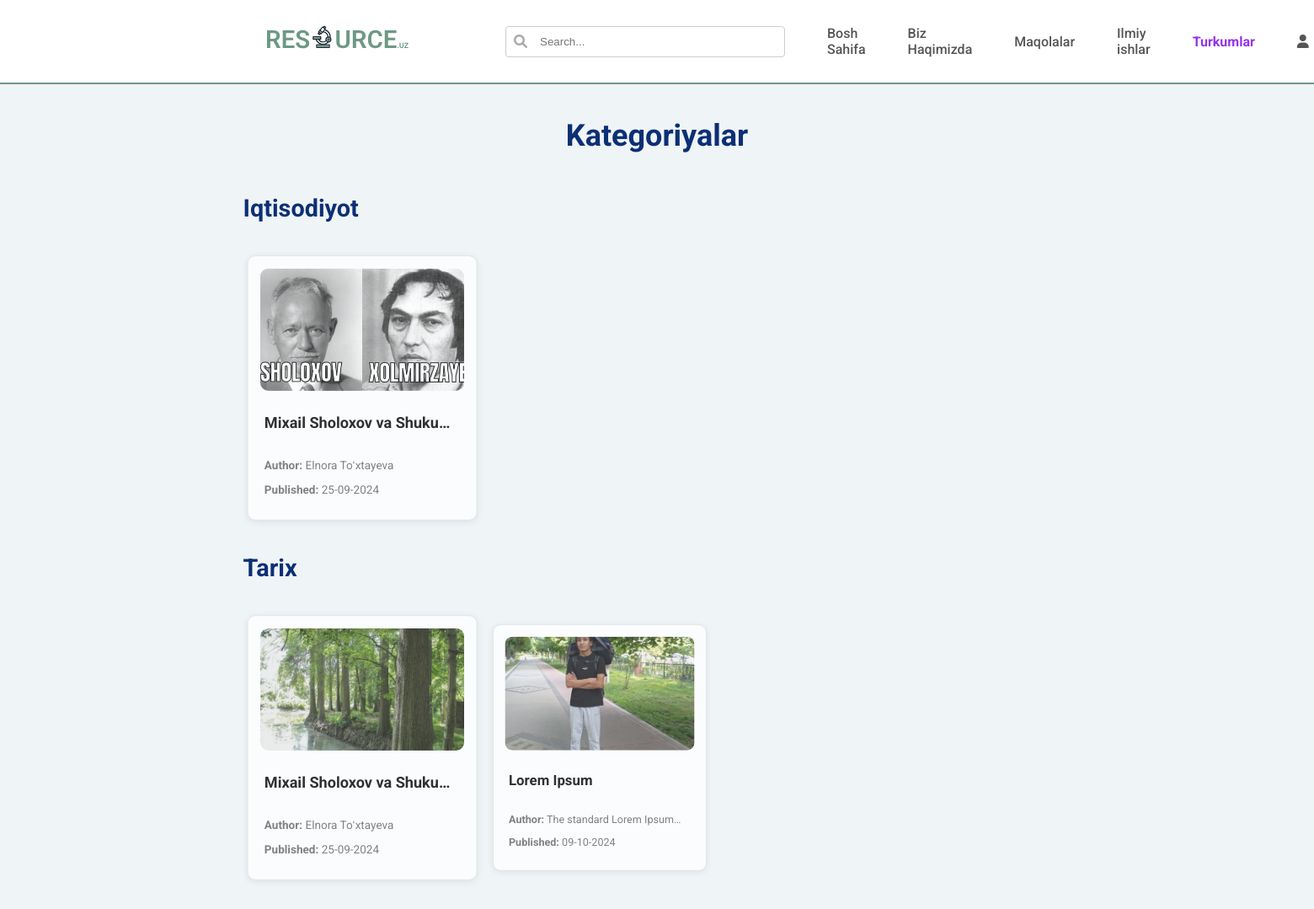
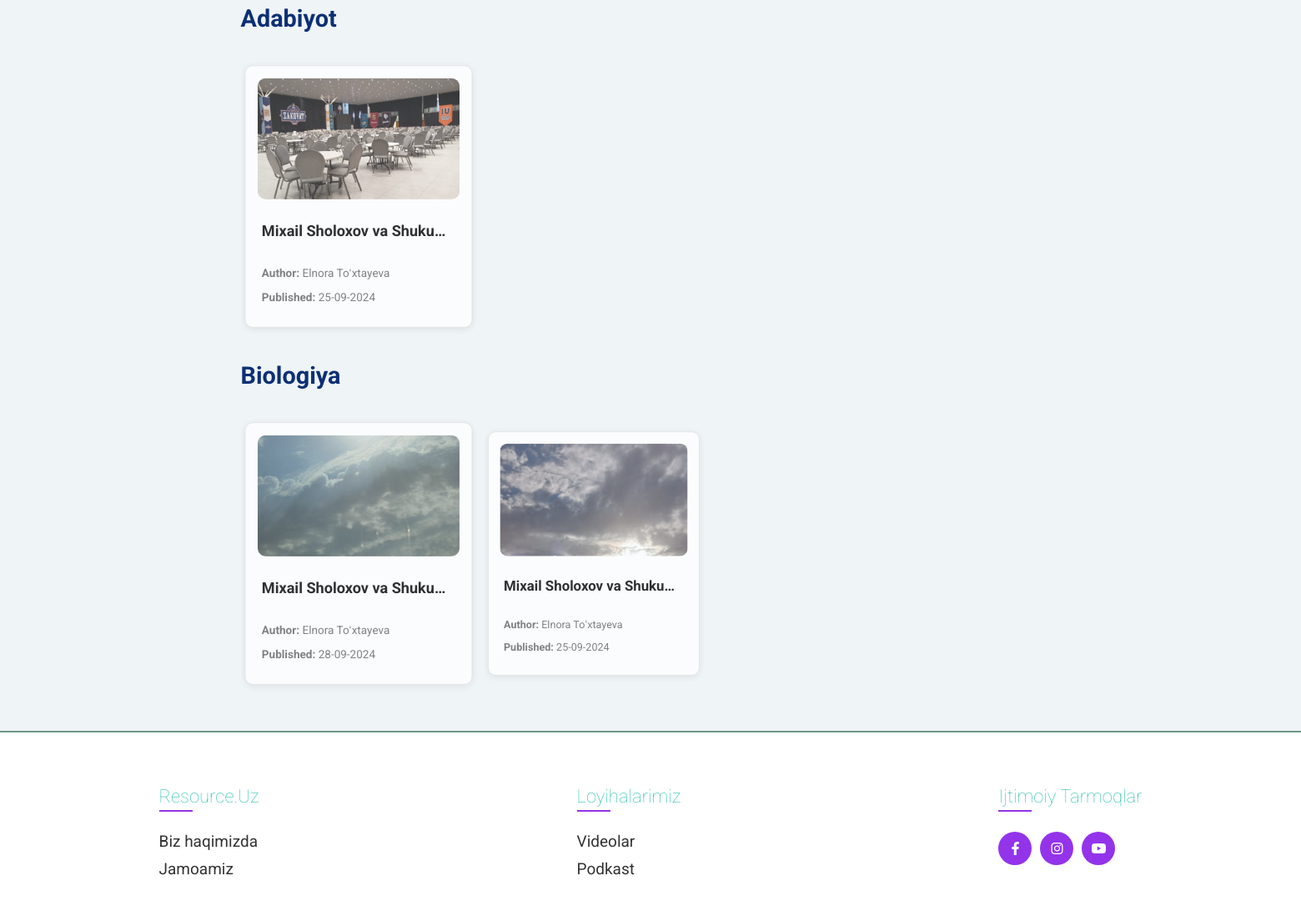
Page /categories/ on the committed database (2 pictures, top to bottom).
### articles/models.py (models this page shows, shortened)
class Category(models.Model):
    name = models.CharField(max_length=100)

class Article(models.Model):
    title = models.CharField(max_length=200)
    slug = models.SlugField(max_length=200, unique=True, blank=True)  # Set unique=True
    content = RichTextField()
    author = models.CharField(max_length=100)
    published_date = models.DateTimeField(default=timezone.now)
    category = models.ForeignKey(Category, on_delete=models.CASCADE)
    views = models.PositiveIntegerField(default=0)  # Add views field
    reading_time = models.IntegerField(blank=True, null=True)
    keywords = models.CharField(max_length=200, blank=True)
    image = models.ImageField(upload_to='articles/images/', blank=True, null=True)

class Research(models.Model):
    title = models.CharField(max_length=200)
    slug = models.SlugField(max_length=200, unique=True, blank=True)  # Set unique=True
    abstract = models.TextField(default="")
    content_file = models.FileField(upload_to='research/content/', blank=True, null=True)
    author = models.CharField(max_length=100)
    published_date = models.DateTimeField(default=timezone.now)
    category = models.ForeignKey(Category, on_delete=models.CASCADE)
    views = models.PositiveIntegerField(default=0)  # Add views field
    keywords = models.CharField(max_length=200, blank=True)
    image = models.ImageField(upload_to='research/images/', blank=True, null=True)

### articles/views.py (the view)
# urls.py: path('categories/', categories_page, name='categories_page'),  # Add this line
def categories_page(request):
    categories = Category.objects.all()
    categories_data = {}
    for category in categories:
        articles = Article.objects.filter(category=category).order_by('-published_date')[:10]
        researches = Research.objects.filter(category=category).order_by('-published_date')[:10]
        mixed_content = list(articles) + list(researches)
        categories_data[category] = mixed_content[:10]  # Combine and limit to 10 items
    return render(request, 'categories/categories_page.html', {'categories_data': categories_data})

### articles/templates/categories/categories_page.html (shortened to what this page needs)
{% load static %}
<!DOCTYPE html>
<html lang="uz">
<head>
    <link rel="stylesheet" href="{% static 'articles/css/styles.css' %}" />
    <link rel="stylesheet" href="{% static 'articles/css/categories.css' %}" />
</head>
<body>
    {% include 'includes/navbar.html' %}
    <h1 class="page-title">Kategoriyalar</h1>
    <div class="categories-container">
        {% for category, items in categories_data.items %}
        <div class="category-column">
            <h2 class="category-title">{{ category.name }}</h2>
            <div class="dynamic-scroller">
                <div class="cards-container">
                    {% for item in items %}
                    <div class="card" data-slug="{{ item.slug }}" data-content="{{ item.content|default:'' }}">
                        {% if item.image %}
                        <img src="{{ item.image.url }}" alt="{{ item.title }}" class="card-image" />
                        {% endif %}
                        <div class="card-content">
                            <h3 class="card-title">{{ item.title|truncatechars:25 }}</h3>
                            <div class="card-meta">
                                <p class="author"><strong>Author:</strong> {{ item.author|truncatechars:25 }}</p>
                                <p class="date"><strong>Published:</strong> {{ item.published_date|date:"d-m-Y" }}</p>
                            </div>
                        </div>
                    </div>
                    {% endfor %}
                </div>
            </div>
        </div>
        {% endfor %}
    </div>
    <div class="space"></div>
    {% include 'includes/footer.html' %}
</body>
</html>

### static/articles/css/styles.css (style rules this page uses)
body { margin: 0; background-color: #eff4f6; font-family: "Roboto", sans-serif; }

### static/articles/css/categories.css (style rules this page uses)
h1 { margin-top: 40px; font-size: 36px; color: #0c2f75; text-align: center; }
.categories-container { display: flex; flex-direction: column; margin: 0 auto; width: 63%; }
.category-column { width: 100%; }
.category-title { font-size: 1.8rem; color: #0c2f75; }
.dynamic-scroller { overflow-x: auto; white-space: nowrap; padding: 10px 0; height: max-content; scrollbar-width: none; cursor: pointer; -ms-overflow-style: none; }
.cards-container { display: flex; transition: transform 0.3s; }
.card { background-color: #ffffff; border-radius: 10px; padding: 15px; min-height: max-content; width: 250px; transition: box-shadow 0.3s, transform 0.3s; border: 1px solid #e0e0e0; display: flex; flex-direction: column; box-shadow: 0 2px 10px rgba(0, 0, 0, 0.1); transition: opacity 0.3s; }
.card-image { width: 100%; height: 150px; object-fit: cover; border-radius: 10px; margin-bottom: 10px; }
.card-content { padding: 0 5px; flex-grow: 1; display: flex; flex-direction: column; justify-content: space-between; }
.card-meta { font-size: 14px; color: #666; }
.dynamic-scroller .card { opacity: 0.8; }
.dynamic-scroller { scroll-behavior: smooth; }
.space { height: 40px; }

### rows in the picture
Category: name "Iqtisodiyot"
Article: image (picture), title "Mixail Sholoxov va Shuku…", author "Elnora Toʻxtayeva", published_date "25-09-2024"
Category: name "Tarix"
Article: image (picture), title "Mixail Sholoxov va Shuku…", author "Elnora Toʻxtayeva", published_date "25-09-2024"
Research: image (picture), title "Lorem Ipsum", author "The standard Lorem Ipsum…", published_date "09-10-2024"
Category: name "Adabiyot"
Article: image (picture), title "Mixail Sholoxov va Shuku…", author "Elnora Toʻxtayeva", published_date "25-09-2024"
Category: name "Biologiya"
Article: image (picture), title "Mixail Sholoxov va Shuku…", author "Elnora Toʻxtayeva", published_date "28-09-2024"
Article: image (picture), title "Mixail Sholoxov va Shuku…", author "Elnora Toʻxtayeva", published_date "25-09-2024"
